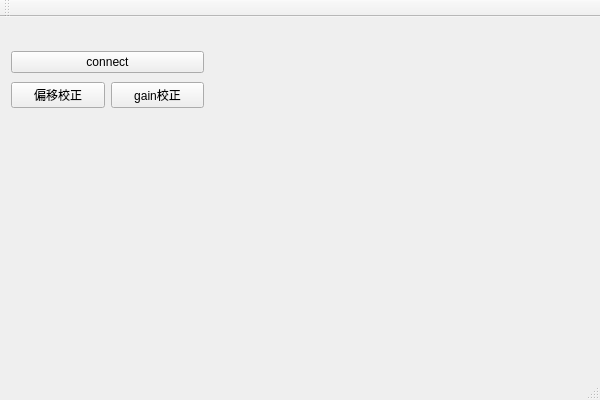
<?xml version="1.0" encoding="UTF-8"?>
<ui version="4.0">
 <class>IrayWidgetClass</class>
 <widget class="QMainWindow" name="IrayWidgetClass">
  <property name="geometry">
   <rect>
    <x>0</x>
    <y>0</y>
    <width>600</width>
    <height>400</height>
   </rect>
  </property>
  <property name="windowTitle">
   <string>IrayWidget</string>
  </property>
  <widget class="QWidget" name="centralWidget">
   <widget class="QWidget" name="widget" native="true">
    <property name="geometry">
     <rect>
      <x>0</x>
      <y>20</y>
      <width>215</width>
      <height>85</height>
     </rect>
    </property>
    <layout class="QGridLayout" name="gridLayout">
     <item row="0" column="0" colspan="2">
      <widget class="QPushButton" name="ConnectButton">
       <property name="text">
        <string>connect</string>
       </property>
      </widget>
     </item>
     <item row="1" column="0">
      <widget class="QPushButton" name="offsetCalButton">
       <property name="text">
        <string>偏移校正</string>
       </property>
      </widget>
     </item>
     <item row="1" column="1">
      <widget class="QPushButton" name="gaincalButton">
       <property name="text">
        <string>gain校正</string>
       </property>
      </widget>
     </item>
    </layout>
   </widget>
  </widget>
  <widget class="QMenuBar" name="menuBar">
   <property name="geometry">
    <rect>
     <x>0</x>
     <y>0</y>
     <width>600</width>
     <height>26</height>
    </rect>
   </property>
  </widget>
  <widget class="QToolBar" name="mainToolBar">
   <attribute name="toolBarArea">
    <enum>TopToolBarArea</enum>
   </attribute>
   <attribute name="toolBarBreak">
    <bool>false</bool>
   </attribute>
  </widget>
  <widget class="QStatusBar" name="statusBar"/>
 </widget>
 <layoutdefault spacing="6" margin="11"/>
 <resources/>
 <connections/>
</ui>
